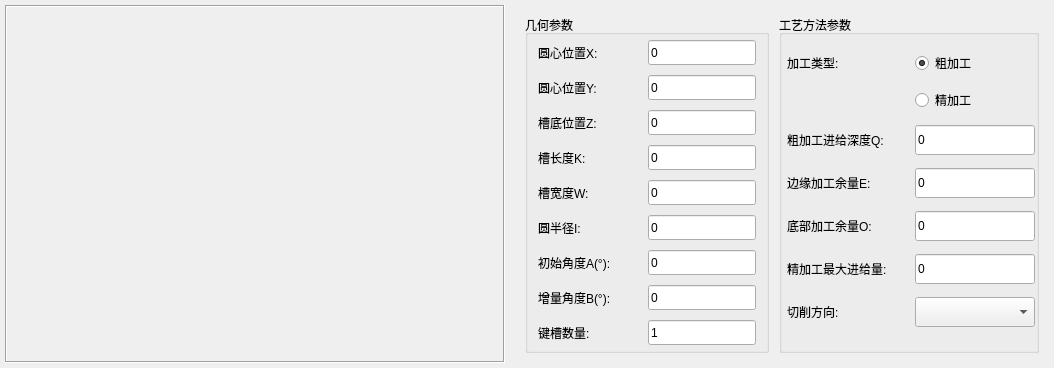
         <widget class="QWidget" name="page_3">
          <layout class="QHBoxLayout" name="horizontalLayout_17">
           <property name="spacing">
            <number>10</number>
           </property>
           <property name="leftMargin">
            <number>5</number>
           </property>
           <property name="topMargin">
            <number>5</number>
           </property>
           <property name="rightMargin">
            <number>5</number>
           </property>
           <property name="bottomMargin">
            <number>5</number>
           </property>
           <item>
            <widget class="QLabel" name="label_49">
             <property name="minimumSize">
              <size>
               <width>500</width>
               <height>0</height>
              </size>
             </property>
             <property name="maximumSize">
              <size>
               <width>500</width>
               <height>16777215</height>
              </size>
             </property>
             <property name="frameShape">
              <enum>QFrame::Box</enum>
             </property>
             <property name="frameShadow">
              <enum>QFrame::Sunken</enum>
             </property>
             <property name="lineWidth">
              <number>1</number>
             </property>
             <property name="text">
              <string/>
             </property>
             <property name="pixmap">
              <pixmap resource="STEPNCMaster.qrc">:/STEPNCMaster/images/HNCMill/mill08-1.bmp</pixmap>
             </property>
             <property name="scaledContents">
              <bool>true</bool>
             </property>
             <property name="alignment">
              <set>Qt::AlignCenter</set>
             </property>
            </widget>
           </item>
           <item>
            <layout class="QHBoxLayout" name="horizontalLayout_16" stretch="1,1">
             <property name="spacing">
              <number>10</number>
             </property>
             <property name="leftMargin">
              <number>10</number>
             </property>
             <property name="topMargin">
              <number>10</number>
             </property>
             <property name="rightMargin">
              <number>10</number>
             </property>
             <property name="bottomMargin">
              <number>10</number>
             </property>
             <item>
              <widget class="QGroupBox" name="groupBox_8">
               <property name="title">
                <string>几何参数</string>
               </property>
               <layout class="QGridLayout" name="gridLayout_8">
                <property name="leftMargin">
                 <number>10</number>
                </property>
                <property name="topMargin">
                 <number>5</number>
                </property>
                <property name="rightMargin">
                 <number>10</number>
                </property>
                <property name="bottomMargin">
                 <number>5</number>
                </property>
                <property name="spacing">
                 <number>10</number>
                </property>
                <item row="5" column="0">
                 <widget class="QLabel" name="label_50">
                  <property name="text">
                   <string>圆半径I:</string>
                  </property>
                 </widget>
                </item>
                <item row="0" column="0">
                 <widget class="QLabel" name="label_53">
                  <property name="minimumSize">
                   <size>
                    <width>100</width>
                    <height>0</height>
                   </size>
                  </property>
                  <property name="maximumSize">
                   <size>
                    <width>120</width>
                    <height>16777215</height>
                   </size>
                  </property>
                  <property name="text">
                   <string>圆心位置X:</string>
                  </property>
                 </widget>
                </item>
                <item row="0" column="1">
                 <widget class="QLineEdit" name="arcGroove_centerX">
                  <property name="minimumSize">
                   <size>
                    <width>0</width>
                    <height>25</height>
                   </size>
                  </property>
                  <property name="maximumSize">
                   <size>
                    <width>120</width>
                    <height>16777215</height>
                   </size>
                  </property>
                  <property name="text">
                   <string>0</string>
                  </property>
                  <property name="readOnly">
                   <bool>false</bool>
                  </property>
                 </widget>
                </item>
                <item row="1" column="0">
                 <widget class="QLabel" name="label_54">
                  <property name="text">
                   <string>圆心位置Y:</string>
                  </property>
                 </widget>
                </item>
                <item row="1" column="1">
                 <widget class="QLineEdit" name="arcGroove_centerY">
                  <property name="minimumSize">
                   <size>
                    <width>0</width>
                    <height>25</height>
                   </size>
                  </property>
                  <property name="maximumSize">
                   <size>
                    <width>120</width>
                    <height>16777215</height>
                   </size>
                  </property>
                  <property name="text">
                   <string>0</string>
                  </property>
                  <property name="readOnly">
                   <bool>false</bool>
                  </property>
                 </widget>
                </item>
                <item row="2" column="0">
                 <widget class="QLabel" name="label_51">
                  <property name="text">
                   <string>槽底位置Z:</string>
                  </property>
                 </widget>
                </item>
                <item row="2" column="1">
                 <widget class="QLineEdit" name="arcGroove_bottomZ">
                  <property name="minimumSize">
                   <size>
                    <width>0</width>
                    <height>25</height>
                   </size>
                  </property>
                  <property name="maximumSize">
                   <size>
                    <width>120</width>
                    <height>16777215</height>
                   </size>
                  </property>
                  <property name="text">
                   <string>0</string>
                  </property>
                  <property name="readOnly">
                   <bool>false</bool>
                  </property>
                 </widget>
                </item>
                <item row="3" column="0">
                 <widget class="QLabel" name="label_55">
                  <property name="text">
                   <string>槽长度K:</string>
                  </property>
                 </widget>
                </item>
                <item row="3" column="1">
                 <widget class="QLineEdit" name="arcGroove_length">
                  <property name="minimumSize">
                   <size>
                    <width>0</width>
                    <height>25</height>
                   </size>
                  </property>
                  <property name="maximumSize">
                   <size>
                    <width>120</width>
                    <height>16777215</height>
                   </size>
                  </property>
                  <property name="text">
                   <string>0</string>
                  </property>
                  <property name="readOnly">
                   <bool>false</bool>
                  </property>
                 </widget>
                </item>
                <item row="4" column="0">
                 <widget class="QLabel" name="label_56">
                  <property name="text">
                   <string>槽宽度W:</string>
                  </property>
                 </widget>
                </item>
                <item row="4" column="1">
                 <widget class="QLineEdit" name="arcGroove_width">
                  <property name="minimumSize">
                   <size>
                    <width>0</width>
                    <height>25</height>
                   </size>
                  </property>
                  <property name="maximumSize">
                   <size>
                    <width>120</width>
                    <height>16777215</height>
                   </size>
                  </property>
                  <property name="text">
                   <string>0</string>
                  </property>
                  <property name="readOnly">
                   <bool>false</bool>
                  </property>
                 </widget>
                </item>
                <item row="5" column="1">
                 <widget class="QLineEdit" name="arcGroove_radius">
                  <property name="minimumSize">
                   <size>
                    <width>0</width>
                    <height>25</height>
                   </size>
                  </property>
                  <property name="maximumSize">
                   <size>
                    <width>120</width>
                    <height>16777215</height>
                   </size>
                  </property>
                  <property name="text">
                   <string>0</string>
                  </property>
                  <property name="readOnly">
                   <bool>false</bool>
                  </property>
                 </widget>
                </item>
                <item row="6" column="1">
                 <widget class="QLineEdit" name="arcGroove_initialAngle">
                  <property name="minimumSize">
                   <size>
                    <width>0</width>
                    <height>25</height>
                   </size>
                  </property>
                  <property name="maximumSize">
                   <size>
                    <width>120</width>
                    <height>16777215</height>
                   </size>
                  </property>
                  <property name="text">
                   <string>0</string>
                  </property>
                  <property name="readOnly">
                   <bool>false</bool>
                  </property>
                 </widget>
                </item>
                <item row="7" column="0">
                 <widget class="QLabel" name="label_77">
                  <property name="text">
                   <string>增量角度B(°):</string>
                  </property>
                 </widget>
                </item>
                <item row="7" column="1">
                 <widget class="QLineEdit" name="arcGroove_addAngle">
                  <property name="minimumSize">
                   <size>
                    <width>0</width>
                    <height>25</height>
                   </size>
                  </property>
                  <property name="maximumSize">
                   <size>
                    <width>120</width>
                    <height>16777215</height>
                   </size>
                  </property>
                  <property name="text">
                   <string>0</string>
                  </property>
                  <property name="readOnly">
                   <bool>false</bool>
                  </property>
                 </widget>
                </item>
                <item row="8" column="0">
                 <widget class="QLabel" name="label_78">
                  <property name="text">
                   <string>键槽数量:</string>
                  </property>
                 </widget>
                </item>
                <item row="8" column="1">
                 <widget class="QLineEdit" name="arcGroove_num">
                  <property name="minimumSize">
                   <size>
                    <width>0</width>
                    <height>25</height>
                   </size>
                  </property>
                  <property name="maximumSize">
                   <size>
                    <width>120</width>
                    <height>16777215</height>
                   </size>
                  </property>
                  <property name="text">
                   <string>1</string>
                  </property>
                  <property name="readOnly">
                   <bool>false</bool>
                  </property>
                 </widget>
                </item>
                <item row="6" column="0">
                 <widget class="QLabel" name="label_52">
                  <property name="text">
                   <string>初始角度A(°):</string>
                  </property>
                 </widget>
                </item>
               </layout>
              </widget>
             </item>
             <item>
              <widget class="QGroupBox" name="groupBox_9">
               <property name="minimumSize">
                <size>
                 <width>260</width>
                 <height>0</height>
                </size>
               </property>
               <property name="title">
                <string>工艺方法参数</string>
               </property>
               <layout class="QGridLayout" name="gridLayout_9">
                <property name="leftMargin">
                 <number>5</number>
                </property>
                <property name="rightMargin">
                 <number>1</number>
                </property>
                <item row="0" column="0">
                 <widget class="QLabel" name="label_57">
                  <property name="text">
                   <string>加工类型:</string>
                  </property>
                 </widget>
                </item>
                <item row="0" column="1">
                 <widget class="QRadioButton" name="arcGroove_roughWorking">
                  <property name="text">
                   <string>粗加工</string>
                  </property>
                  <property name="checked">
                   <bool>true</bool>
                  </property>
                 </widget>
                </item>
                <item row="1" column="1">
                 <widget class="QRadioButton" name="arcGroove_fineWorking">
                  <property name="text">
                   <string>精加工</string>
                  </property>
                 </widget>
                </item>
                <item row="2" column="0">
                 <widget class="QLabel" name="label_58">
                  <property name="text">
                   <string>粗加工进给深度Q:</string>
                  </property>
                 </widget>
                </item>
                <item row="2" column="1">
                 <widget class="QLineEdit" name="arcGroove_roughWorkFeed">
                  <property name="minimumSize">
                   <size>
                    <width>120</width>
                    <height>30</height>
                   </size>
                  </property>
                  <property name="maximumSize">
                   <size>
                    <width>80</width>
                    <height>16777215</height>
                   </size>
                  </property>
                  <property name="text">
                   <string>0</string>
                  </property>
                 </widget>
                </item>
                <item row="3" column="0">
                 <widget class="QLabel" name="label_59">
                  <property name="text">
                   <string>边缘加工余量E:</string>
                  </property>
                 </widget>
                </item>
                <item row="3" column="1">
                 <widget class="QLineEdit" name="arcGroove_radiusAllowance">
                  <property name="minimumSize">
                   <size>
                    <width>120</width>
                    <height>30</height>
                   </size>
                  </property>
                  <property name="maximumSize">
                   <size>
                    <width>80</width>
                    <height>16777215</height>
                   </size>
                  </property>
                  <property name="text">
                   <string>0</string>
                  </property>
                 </widget>
                </item>
                <item row="4" column="0">
                 <widget class="QLabel" name="label_60">
                  <property name="text">
                   <string>底部加工余量O:</string>
                  </property>
                 </widget>
                </item>
                <item row="4" column="1">
                 <widget class="QLineEdit" name="arcGroove_bottomAllowance">
                  <property name="minimumSize">
                   <size>
                    <width>120</width>
                    <height>30</height>
                   </size>
                  </property>
                  <property name="maximumSize">
                   <size>
                    <width>80</width>
                    <height>16777215</height>
                   </size>
                  </property>
                  <property name="text">
                   <string>0</string>
                  </property>
                 </widget>
                </item>
                <item row="5" column="0">
                 <widget class="QLabel" name="label_61">
                  <property name="text">
                   <string>精加工最大进给量:</string>
                  </property>
                 </widget>
                </item>
                <item row="5" column="1">
                 <widget class="QLineEdit" name="arcGroove_fineWorkMaxFeed">
                  <property name="minimumSize">
                   <size>
                    <width>120</width>
                    <height>30</height>
                   </size>
                  </property>
                  <property name="maximumSize">
                   <size>
                    <width>80</width>
                    <height>16777215</height>
                   </size>
                  </property>
                  <property name="text">
                   <string>0</string>
                  </property>
                 </widget>
                </item>
                <item row="6" column="0">
                 <widget class="QLabel" name="label_62">
                  <property name="minimumSize">
                   <size>
                    <width>90</width>
                    <height>0</height>
                   </size>
                  </property>
                  <property name="text">
                   <string>切削方向:</string>
                  </property>
                 </widget>
                </item>
                <item row="6" column="1">
                 <widget class="QComboBox" name="arcGroove_cutDirection">
                  <property name="minimumSize">
                   <size>
                    <width>0</width>
                    <height>30</height>
                   </size>
                  </property>
                  <property name="maximumSize">
                   <size>
                    <width>120</width>
                    <height>16777215</height>
                   </size>
                  </property>
                 </widget>
                </item>
               </layout>
              </widget>
             </item>
            </layout>
           </item>
          </layout>
         </widget>
